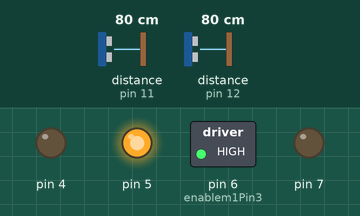
A sketch run on a simulated Arduino Uno, built with avr-gcc and run on an emulated ATmega328P. Shown: switched loads named in the sketch (green lamp = pin HIGH), output pins drawn as LEDs (lit = HIGH). Wiring (inferred from the names in the program): 2 × ultrasonic range finder: trigger pin 9, echo pin 11 / trigger pin 10, echo pin 12. Inputs (shaded band) come from the test bench; at power-on: distance to the obstacle (sensors on pin 11, pin 12) 80 cm. The echo pulse lasts 58.3 µs per cm; pins used as bus, display or sensor lines are not drawn; what the sketch prints to the serial monitor is not drawn.

Above: at 1.2 s.
1.3 s: distance to the obstacle (sensor on pin 11) set to 23 cm
2.8 s: distance to the obstacle (sensor on pin 11) set to 18 cm
At 3.4 s:
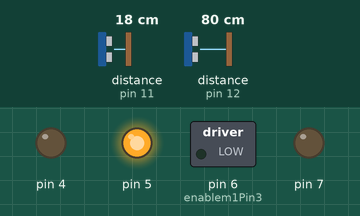
4.3 s: distance to the obstacle (sensor on pin 11) set to 7 cm
5.8 s: distance to the obstacle (sensor on pin 11) set to 4 cm
At 6.7 s:
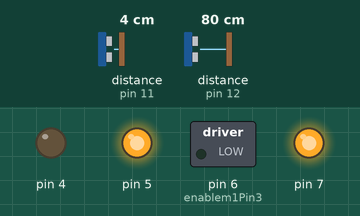
7.3 s: distance to the obstacle (sensor on pin 11) set to 35 cm
At 8.4 s:
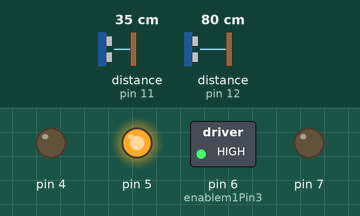
8.8 s: distance to the obstacle (sensor on pin 11) set to 2 cm
At 10.1 s:
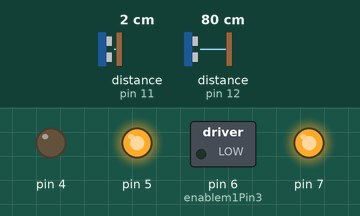
Timing chart, 0 to 11.3 s (numbered marks = the images above; inputs shaded):
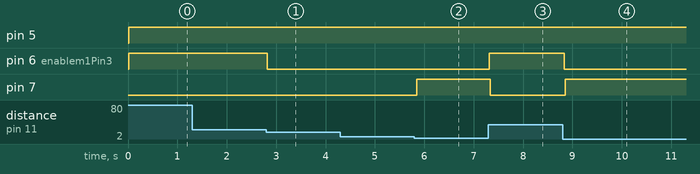

Measured:
- the behaviour switches between 21 and 20 cm on distance to the obstacle (sensor on pin 11) (found by bisection; images 0 and 1)
- the behaviour switches between 6 and 5 cm on distance to the obstacle (sensor on pin 11) (found by bisection; images 1 and 2)
- after the input at 1.3 s, every drawn part: stays the same
- after the input at 2.8 s, pin 6 (enablem1Pin3): HIGH → LOW at once
- after the input at 4.3 s, every drawn part: stays the same
- after the input at 5.8 s, pin 7: LOW → HIGH after 0.05 s
- after the input at 7.3 s, pin 6 (enablem1Pin3): LOW → HIGH at once; pin 7: HIGH → LOW at once
- after the input at 8.8 s, pin 6 (enablem1Pin3): HIGH → LOW at once; pin 7: LOW → HIGH after 0.05 s

The sketch:

DUSTBIN_CODE.ino
```cpp
int trigPin1 = 9;
int trigPin2 = 10;
int echoPin1 = 11;
int echoPin2 = 12;
int revright = 4;      //REVerse motion of Right motor
int fwdright = 5;       //ForWarD motion of Right motor
int redled = 7;
int blueled = 8;
int rx = 0;
int tx = 1;
const int enablem1Pin3 = 6;
//const int enablem2Pin3 = 3;

void setup() {
  //Serial.begin(9600);
   pinMode(5, OUTPUT);
   pinMode(6, OUTPUT);
   pinMode(4, OUTPUT);
   pinMode(7, OUTPUT);
   pinMode(trigPin1, OUTPUT);
   pinMode(trigPin2, OUTPUT);
   pinMode(echoPin1, INPUT);
   pinMode(echoPin2, INPUT);
   pinMode(2,INPUT);
   pinMode(1,OUTPUT);
   pinMode(enablem1Pin3, OUTPUT);
   //pinMode(enablem2Pin3, OUTPUT);
  // put your setup code here, to run once:

  //Set Exact Baud rate of the GSM/GPRS Module.
  Serial.begin(9600);
  Serial.print("\r");
  //delay(10);
  Serial.print("AT+CMGF=1\r");
  //delay(10);
  /*Replace XXXXXXXXXX to 10 digit mobile number &  ZZ to 2 digit country code*/
  Serial.print("AT+CMGS=\"+919773287994\"\r");
  //delay(10);
  //The text of the message to be sent.
  Serial.print("HD");
  //delay(10);
  Serial.write(0x1A);
  //delay(10);

}

void loop()
{
  long duration, distance;                              //ultrasonic sensor 1
  digitalWrite(trigPin1,HIGH);
  delayMicroseconds(1000);
  digitalWrite(trigPin1, LOW);
  duration=pulseIn(echoPin1, HIGH);
  distance =(duration/2)/29.1;
  //Serial.print(distance);
  //Serial.println("CM");
  delay(10);


  if((distance>20))
 {
  digitalWrite(5,HIGH);                               //       If you dont get proper movements of your robot,
   digitalWrite(4,LOW);                               //        then alter the pin numbers
   digitalWrite(enablem1Pin3, HIGH);
   //digitalWrite(6,LOW);                               //
   //digitalWrite(7,HIGH);                              //
 }

  else if(distance<20)
 {
   digitalWrite(5,HIGH);
   digitalWrite(4,LOW);
   digitalWrite(enablem1Pin3, LOW);
   //digitalWrite(6,HIGH);                                  //HIGH
   //digitalWrite(7,LOW);

 }
  long duration1, distance1;                            //ultrasonic sensor 2
  digitalWrite(trigPin2,HIGH);
  delayMicroseconds(1000);
  digitalWrite(trigPin2, LOW);
  duration1=pulseIn(echoPin2, HIGH);
  distance1 =(duration/2)/29.1;
  //Serial.print(distance);
  //Serial.println("CM");
  delay(10);

  if((distance>5))
 {
  digitalWrite(8,HIGH);
  digitalWrite(7,LOW);
  digitalWrite(1,LOW);
  digitalWrite(0,HIGH);
 }

  else if(distance<5)
 {
  digitalWrite(7,HIGH);
  digitalWrite(8,LOW);
  digitalWrite(0,LOW);
  digitalWrite(1,HIGH);
 }

}
```
